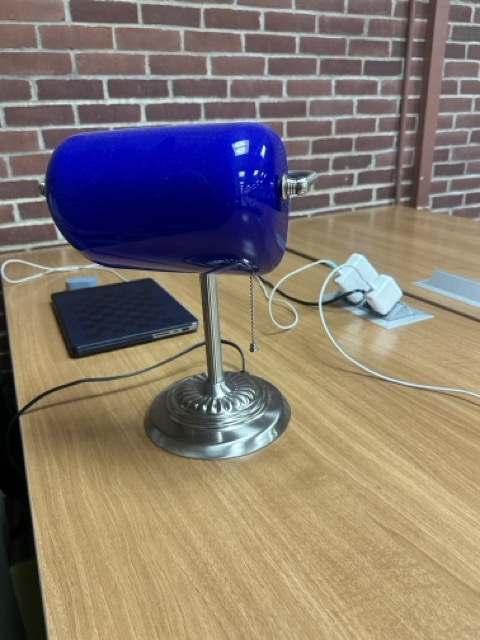
#> input picture FP_Data/IMG_6301 Medium.jpeg, 480 x 640 px, found by its file name
$ jupyter execute --allow-errors 'SFM .ipynb'   (shell and % lines are left out)
#> lines starting #> are read from the running program, lines starting #| are printed output that depends on the picture
n.maddineni

[cell 1]
import cv2
import numpy as np
import matplotlib.pyplot as plt


import glob
from PIL import Image
import open3d as o3d

[cell 2]
# Load an image
im1 = cv2.imread('/Users/batisnim/Desktop/CV/Final_Project/FP_Data/IMG_6301 Medium.jpeg')
#> im1 is the input picture: shape (640, 480, 3); mean B, G, R 110.9, 121.2, 133.1
im2=cv2.imread('/Users/batisnim/Desktop/CV/Final_Project/FP_Data/IMG_6301 Medium.jpeg')

im1 = cv2.cvtColor(im1, cv2.COLOR_BGR2GRAY)
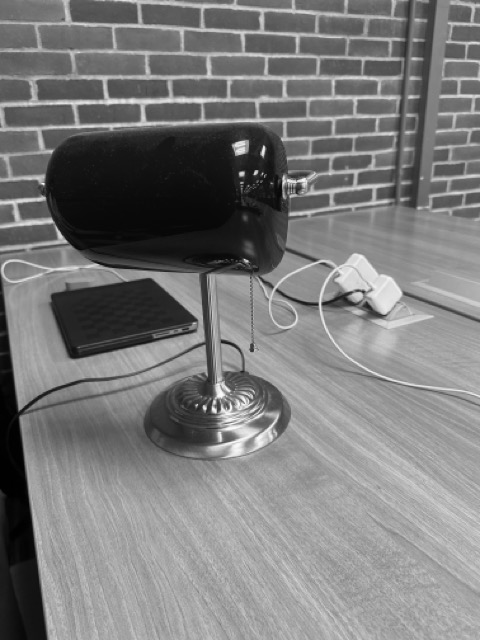
#> im1: shape (640, 480); min 0, max 251, mean 123.6
im2 = cv2.cvtColor(im2, cv2.COLOR_BGR2GRAY)

[cell 3]
K = np.array([[3.36053950e+03, 0.00000000e+00, 1.55511778e+03],
            [0.00000000e+00, 3.40219755e+03, 1.30100447e+03],
            [0.00000000e+00, 0.00000000e+00, 1.00000000e+00]])

[cell 4]
def detect_draw_kps(image):
    # Initialize keypoint detector
    detector = cv2.SIFT_create()

    # Detect keypoints and compute descriptors
    keypoints, descriptors = detector.detectAndCompute(image, None)

    keypoint_coordinates = [kp.pt for kp in keypoints]

    # Convert the list of tuples to a NumPy array if needed
    kp_c = np.array(keypoint_coordinates)

    im_kp = cv2.drawKeypoints(image, keypoints, None)

    return keypoints, descriptors, im_kp, kp_c

[cell 5]
def estimate_pose(keypoints1, descriptors1, keypoints2, descriptors2):
    # Match keypoints between images
    matcher = cv2.BFMatcher()
    matches = matcher.match(descriptors1, descriptors2)

    # Extract matched keypoints
    src_pts = np.float32([keypoints1[m.queryIdx].pt for m in matches]).reshape(-1, 1, 2)
    dst_pts = np.float32([keypoints2[m.trainIdx].pt for m in matches]).reshape(-1, 1, 2)

    # Estimate fundamental matrix using RANSAC
    F, mask = cv2.findFundamentalMat(src_pts, dst_pts, cv2.FM_RANSAC, 0.1, 0.99)

    # Extract essential matrix from fundamental matrix and camera intrinsic matrix
    E = K.T @ F @ K

    # Recover pose from essential matrix
    _, R, t, _ = cv2.recoverPose(E, src_pts, dst_pts, K)

    return R, t

[cell 6]
def triangulate_points(keypoints1, keypoints2, R, t, K):
    # Initialize projection matrices
    P1 = K @ np.hstack((np.eye(3), np.zeros((3, 1))))
    P2 = K @ np.hstack((R, t))

    # Triangulate points
    points4D = cv2.triangulatePoints(P1, P2, keypoints1.T, keypoints2.T)
    points3D = points4D / points4D[3]
    #testing
    return points3D[:3].T

[cell 7]
camera_poses = []
points_3d = []

#> (the rest of this cell did not finish here and is left out)

## mark-1

[cell 8]
def sequential_adjustment(image1, image2):
    camera_poses = []
    points_3d = []

    R, t = estimate_pose(kp1, dscp1, kp2, dscp2)

    points = triangulate_points(kp_c1, kp_c2, R, t, K)

    camera_poses.append((R, t))
    points_3d.append(points)

    return camera_poses, points_3d

[cell 9]
kp1, dscp1 , im_kp1, kp_c1 = detect_draw_kps(im1)
#> in detect_draw_kps, `keypoints, descriptors = detector.detectAndCompute(image, None)`: keypoints = 1557 keypoints; strongest (x, y, size): (240, 147, 9.9), (242, 174, 3.7), (256, 172, 3), (204, 408, 3)
#> in detect_draw_kps, `keypoint_coordinates = [kp.pt for kp in keypoints]`: keypoint_coordinates = 1557 pairs, first value 2.72 to 477.1, second value 2.45 to 627.6
#> in detect_draw_kps, `kp_c = np.array(keypoint_coordinates)`: kp_c has the same summary as keypoint_coordinates
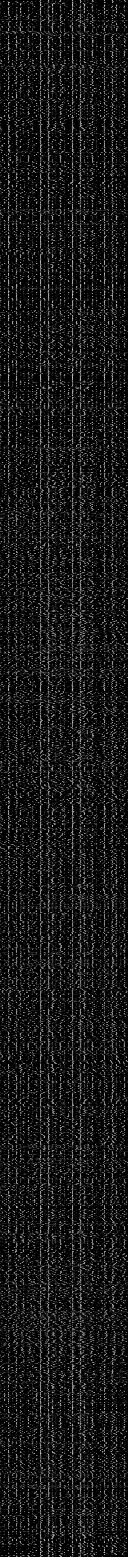
#> dscp1: shape (1557, 128) float32; min 0, max 207, mean 24.5
#> kp1 has the same summary as keypoints in detect_draw_kps; kp_c1 has the same summary as keypoint_coordinates in detect_draw_kps
kp2, dscp2 , im_kp2, kp_c2 = detect_draw_kps(im2)
#> in detect_draw_kps (call 2), `im_kp = cv2.drawKeypoints(image, keypoints, None)`:
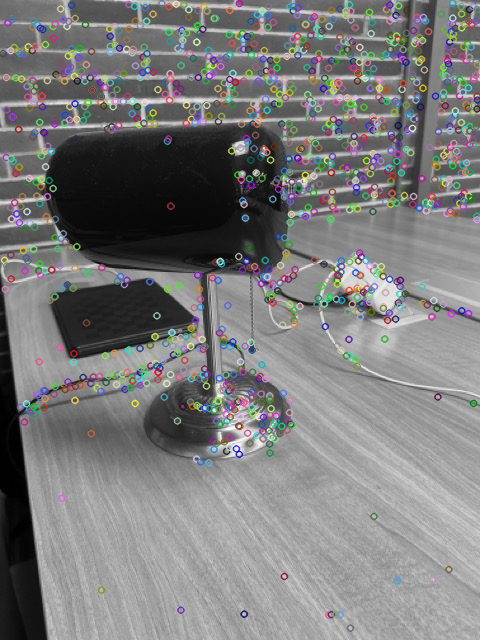
#> im_kp: shape (640, 480, 3); mean of channels 0, 1, 2 123.9, 123.8, 123.8; drawn as B, G, R
#> kp2 has the same summary as keypoints in detect_draw_kps; kp_c2 has the same summary as keypoint_coordinates in detect_draw_kps

#> (the rest of this cell did not finish here and is left out)

#> in estimate_pose, `matches = matcher.match(descriptors1, descriptors2)`: matches = 1557 matches
#> in estimate_pose, `src_pts = np.float32([keypoints1[m.queryIdx].pt for m in matches]).res..`: src_pts = 1557 rows, first 8: [2.72, 53.14], [4.15, 259.8], [4.83, 288.7], [5.8, 157], [5.83, 76.98], [5.83, 76.98], [6.14, 109.4], [6.18, 265.4]
#> in estimate_pose, `dst_pts = np.float32([keypoints2[m.trainIdx].pt for m in matches]).res..`: dst_pts has the same summary as src_pts

[cell 10]
def bundle_adjustment(camera_poses, points_3d):
    # Perform bundle adjustment
    #refined_poses, refined_points = cv2.sfm.bundleAdjust(camera_poses, points_3d)

    refined_poses, refined_points = cv2.sfm.bundle_adjustment(camera_poses, points_3d)

    return refined_poses, refined_points

#> (a cell that did not finish here is left out)

# mark-2

[cell 12]
img1 = cv2.imread('/Users/batisnim/Desktop/CV/Final_Project/FP_Data/IMG_6312.jpeg', cv2.IMREAD_GRAYSCALE) #queryimage # left image
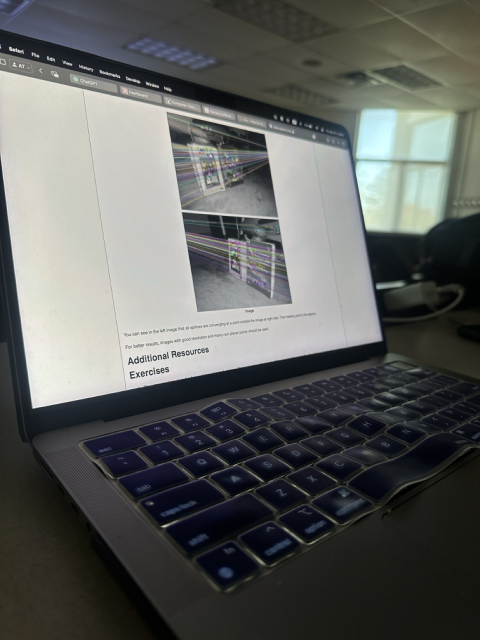
#> input picture FP_Data/IMG_6312.jpeg, 960 x 1280 px, found by its file name (shown at 1/2 size)
#> img1: shape (1280, 960); min 0, max 255, mean 94.6
img2 = cv2.imread('/Users/batisnim/Desktop/CV/Final_Project/FP_Data/IMG_6313.jpeg', cv2.IMREAD_GRAYSCALE) #trainimage # right image
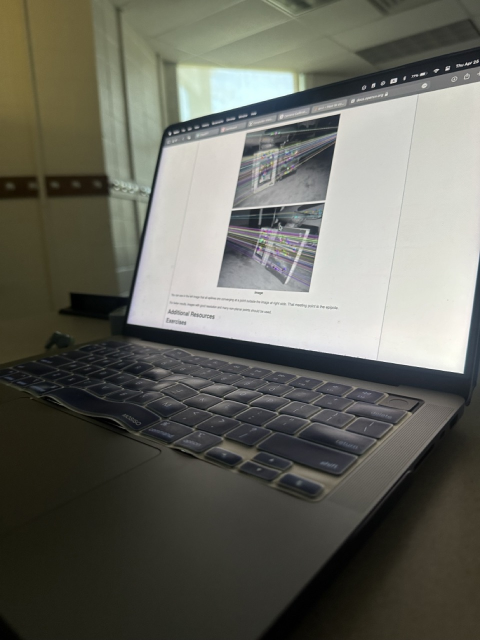
#> input picture FP_Data/IMG_6313.jpeg, 960 x 1280 px, found by its file name (shown at 1/2 size)
#> img2: shape (1280, 960); min 0, max 255, mean 101.5

sift = cv2.SIFT_create()

# find the keypoints and descriptors with SIFT
kp1, des1 = sift.detectAndCompute(img1,None)
#> kp1 = 2144 keypoints; strongest (x, y, size): (284, 720, 2.7), (309, 716, 2.7), (261, 722, 2.1), (375, 706, 2.4)
kp2, des2 = sift.detectAndCompute(img2,None)
#> kp2 = 1929 keypoints; strongest (x, y, size): (845, 148, 4.9), (894, 138, 5.1), (747, 170, 5.2), (809, 157, 3.8)

# FLANN parameters
FLANN_INDEX_KDTREE = 1
index_params = dict(algorithm = FLANN_INDEX_KDTREE, trees = 5)
search_params = dict(checks=50)

flann = cv2.FlannBasedMatcher(index_params,search_params)
matches = flann.knnMatch(des1,des2,k=2)
#> matches = 2144 matches

pts1 = []
pts2 = []

# ratio test as per Lowe's paper
for i,(m,n) in enumerate(matches):
    if m.distance < 0.8*n.distance:
        pts2.append(kp2[m.trainIdx].pt)
        pts1.append(kp1[m.queryIdx].pt)
#> after the loop, pts1 = 253 pairs, first value 67.49 to 938.4, second value 114.6 to 1079.6; pts2 = 253 pairs, first value 146.6 to 883.6, second value 134 to 966.1

[cell 13]
pts1 = np.int32(pts1)
#> pts1 = 253 pairs, first value 67 to 938, second value 114 to 1079
pts2 = np.int32(pts2)
#> pts2 = 253 pairs, first value 146 to 883, second value 133 to 966
F, mask = cv2.findFundamentalMat(pts1,pts2,cv2.FM_LMEDS)
#> F = [[1.59e-08, 1.73e-06, -0.000921], [1.86e-06, 7.86e-08, -0.00312], [-0.000921, 0.00101, 1]]; mask = 253 values, max 1 at index 3, min 0 at index 0, mean 0.692

# We select only inlier points
pts1 = pts1[mask.ravel()==1]
#> pts1 = 175 pairs, first value 102 to 733, second value 127 to 762
pts2 = pts2[mask.ravel()==1]
#> pts2 = 175 pairs, first value 288 to 875, second value 133 to 678

[cell 14]
def drawlines(img1,img2,lines,pts1,pts2):
    ''' img1 - image on which we draw the epilines for the points in img2 lines - corresponding epilines '''
    r,c = img1.shape
    img1 = cv2.cvtColor(img1,cv2.COLOR_GRAY2BGR)
    img2 = cv2.cvtColor(img2,cv2.COLOR_GRAY2BGR)
    for r,pt1,pt2 in zip(lines,pts1,pts2):
        color = tuple(np.random.randint(0,255,3).tolist())
        x0,y0 = map(int, [0, -r[2]/r[1] ])
        x1,y1 = map(int, [c, -(r[2]+r[0]*c)/r[1] ])
        img1 = cv2.line(img1, (x0,y0), (x1,y1), color,1)
        img1 = cv2.circle(img1,tuple(pt1),5,color,-1)
        img2 = cv2.circle(img2,tuple(pt2),5,color,-1)
    return img1,img2

[cell 15]
# Find epilines corresponding to points in right image (second image) and
# drawing its lines on left image
lines1 = cv2.computeCorrespondEpilines(pts2.reshape(-1,1,2), 2,F)
#> lines1 = 175 rows, first 8: [0.154, 0.988, -766.1], [-0.252, 0.968, -84.39], [-0.232, 0.973, -119.3], [-0.227, 0.974, -128.8], [-0.247, 0.969, -91.65], [-0.265, 0.964, -59.65], [-0.232, 0.973, -119.3], [0.106, 0.994, -689.9]
lines1 = lines1.reshape(-1,3)
img5,img6 = drawlines(img1,img2,lines1,pts1,pts2)
#> the loop in drawlines, `for r,pt1,pt2 in zip(lines,pts1,pts2):` made 175 passes
#> (r, pt1, pt2, color, y0, y1) on passes 1 to 3: ([0.154, 0.988, -766.1], [102, 762], [288, 623], (172, 47, 117), 775, 625), ([-0.252, 0.968, -84.39], [184, 136], [790, 154], (192, 67, 251), 87, 336), ([-0.232, 0.973, -119.3], [185, 166], [585, 228], (195, 103, 9), 122, 351)
#> after the loop in drawlines, `for r,pt1,pt2 in zip(lines,pts1,pts2):`:
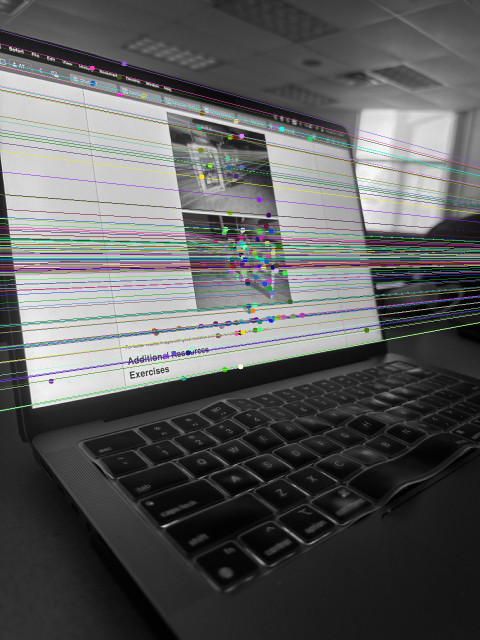
#> img1: shape (1280, 960, 3) (shown at 1/2 size); mean B, G, R 92.8, 92.7, 91.8
#> after the loop in drawlines, `for r,pt1,pt2 in zip(lines,pts1,pts2):`:
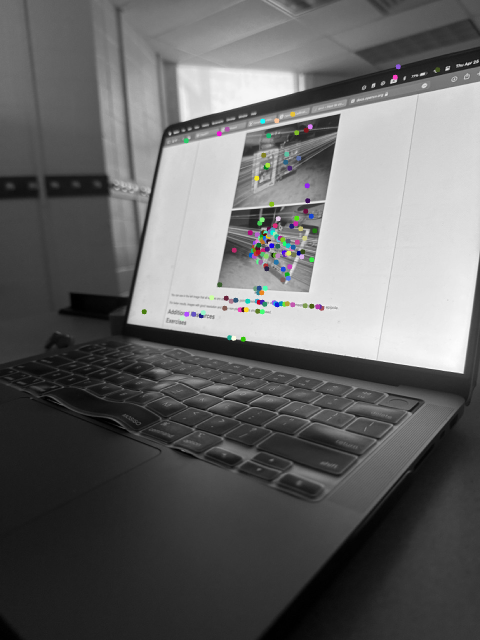
#> img2: shape (1280, 960, 3) (shown at 1/2 size); mean B, G, R 101.3, 101.3, 101.3

# Find epilines corresponding to points in left image (first image) and
# drawing its lines on right image
lines2 = cv2.computeCorrespondEpilines(pts1.reshape(-1,1,2), 1,F)
#> lines2 = 175 rows, first 8: [0.137, -0.991, 579], [-0.24, -0.971, 339.6], [-0.223, -0.975, 351.9], [-0.217, -0.976, 356], [-0.237, -0.971, 341.3], [-0.255, -0.967, 328.5], [-0.222, -0.975, 352.3], [0.0904, -0.996, 553.1]
lines2 = lines2.reshape(-1,3)
img3,img4 = drawlines(img2,img1,lines2,pts2,pts1)
#> the loop in drawlines (call 2), `for r,pt1,pt2 in zip(lines,pts1,pts2):` made 175 passes
#> (r, pt1, pt2, color, y0, y1) on passes 1 to 3: ([0.137, -0.991, 579], [288, 623], [102, 762], (38, 167, 136), 584, 717), ([-0.24, -0.971, 339.6], [790, 154], [184, 136], (13, 248, 135), 349, 112), ([-0.223, -0.975, 351.9], [585, 228], [185, 166], (208, 248, 22), 360, 141)
#> pass 1, in drawlines (call 2), `img1 = cv2.line(img1, (x0,y0), (x1,y1), color,1)`:
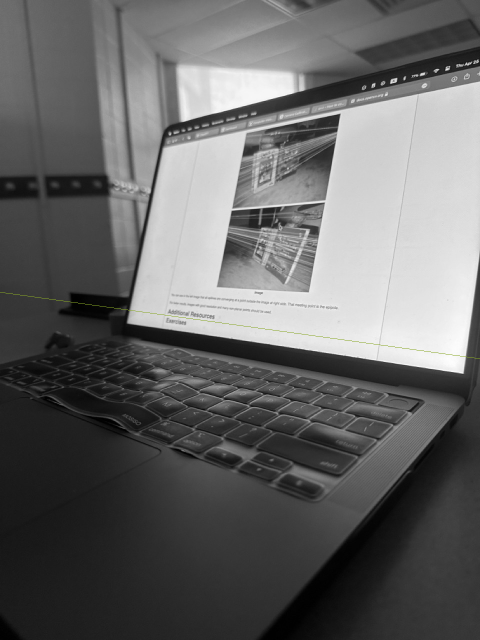
#> img1: shape (1280, 960, 3) (shown at 1/2 size); mean B, G, R 101.4, 101.5, 101.5
#> after the loop in drawlines (call 2), `for r,pt1,pt2 in zip(lines,pts1,pts2):`:
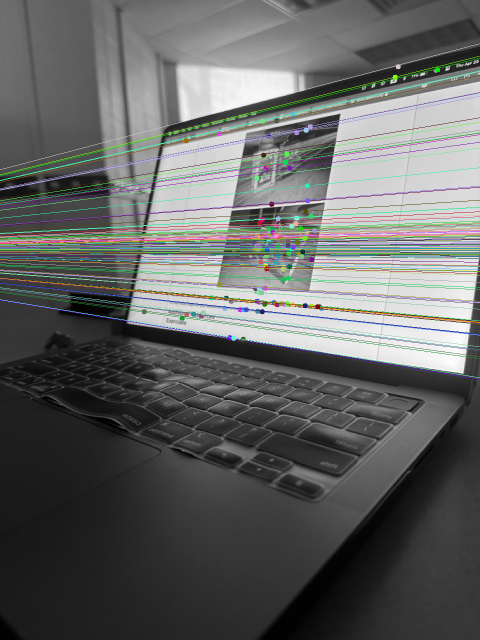
#> img1: shape (1280, 960, 3) (shown at 1/2 size); mean B, G, R 98.9, 100.1, 98.5
#> after the loop in drawlines (call 2), `for r,pt1,pt2 in zip(lines,pts1,pts2):`:
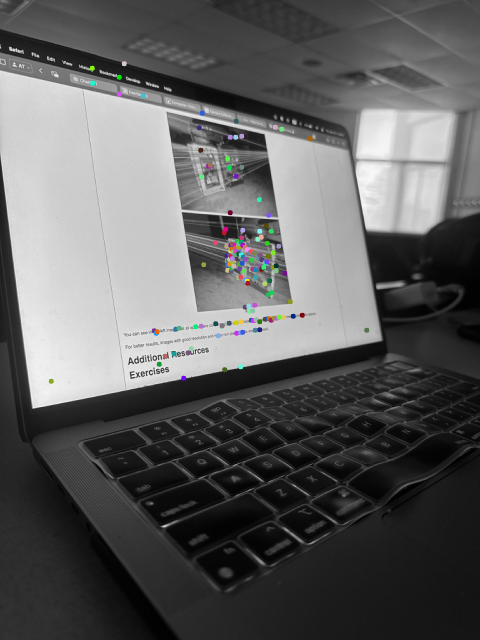
#> img2: shape (1280, 960, 3) (shown at 1/2 size); mean B, G, R 94.5, 94.5, 94.4

plt.subplot(121),plt.imshow(img5)
plt.subplot(122),plt.imshow(img3)
plt.show()
#> figure, not shown here; B, G, R data is drawn as R, G, B

# mark-3

[cell 16]
import cv2
import numpy as np

def detect_keypoints_and_descriptors(image):
    detector = cv2.SIFT_create()
    keypoints, descriptors = detector.detectAndCompute(image, None)
    return keypoints, descriptors

def estimate_pose(keypoints1, descriptors1, keypoints2, descriptors2):
    matcher = cv2.BFMatcher()
    matches = matcher.match(descriptors1, descriptors2)
    src_pts = np.float32([keypoints1[m.queryIdx].pt for m in matches]).reshape(-1, 1, 2)
    dst_pts = np.float32([keypoints2[m.trainIdx].pt for m in matches]).reshape(-1, 1, 2)
    F, mask = cv2.findFundamentalMat(src_pts, dst_pts, cv2.FM_RANSAC, 0.1, 0.99)
    E = K.T @ F @ K
    _, R, t, _ = cv2.recoverPose(E, src_pts, dst_pts, K)
    return R, t

def triangulate_points(keypoints1, keypoints2, R, t, K):
    # Extract coordinates of keypoints from tuples and transpose them
    keypoints1_coords = np.float32([kp.pt for kp in keypoints1]).reshape(-1, 1, 2)
    keypoints2_coords = np.float32([kp.pt for kp in keypoints2]).reshape(-1, 1, 2)

    # Initialize projection matrices
    P1 = K @ np.hstack((np.eye(3), np.zeros((3, 1))))
    P2 = K @ np.hstack((R, t))

    # Triangulate points
    points4D = cv2.triangulatePoints(P1, P2, keypoints1_coords, keypoints2_coords)
    points3D = points4D / points4D[3]

    return points3D[:3].T


def sequential_adjustment(images):
    camera_poses = []
    points_3d = []
    keypoints_prev = None
    descriptors_prev = None

    for i in range(len(images)):
        keypoints, descriptors = detect_keypoints_and_descriptors(images[i])
        if i == 0:
            keypoints_prev, descriptors_prev = keypoints, descriptors
            continue
        R, t = estimate_pose(keypoints_prev, descriptors_prev, keypoints, descriptors)
        points = triangulate_points(keypoints_prev, keypoints, R, t, K)
        camera_poses.append((R, t))
        points_3d.append(points)
        keypoints_prev, descriptors_prev = keypoints, descriptors

    return camera_poses, points_3d

fx = 1000  # Focal length along the x-axis (in pixels)
fy = 1000  # Focal length along the y-axis (in pixels)
cx = 320   # Principal point x-coordinate (in pixels)
cy = 240   # Principal point y-coordinate (in pixels)
# Camera intrinsic matrix (replace with actual values)
K = np.array([[fx, 0, cx],
              [0, fy, cy],
              [0, 0, 1]])

# Load images
img_url = '/Users/nuthankishoremaddineni/Desktop/CV/Final_Project/westvillephotos/'
image_paths = [img_url+'w1.jpeg', img_url+'w4.jpeg']
               #img_url+'w2.jpeg',img_url+'w4.jpeg']
images = [cv2.imread(image_path) for image_path in image_paths]
#> images = 2 items
#> the loop in sequential_adjustment, `for i in range(len(images)):` made 1 pass
#> after the loop in sequential_adjustment, `for i in range(len(images)):`: camera_poses = []

# Perform sequential adjustment
#> (the rest of this cell did not finish here and is left out)
